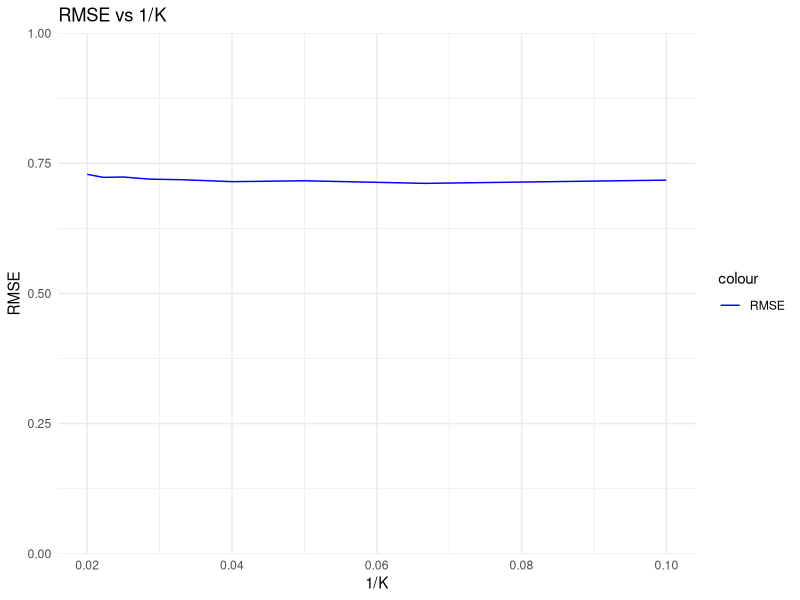
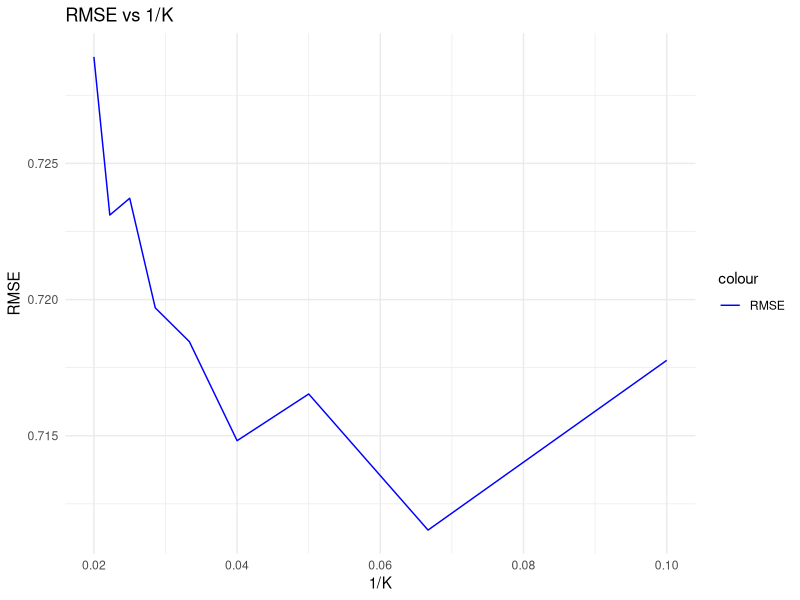
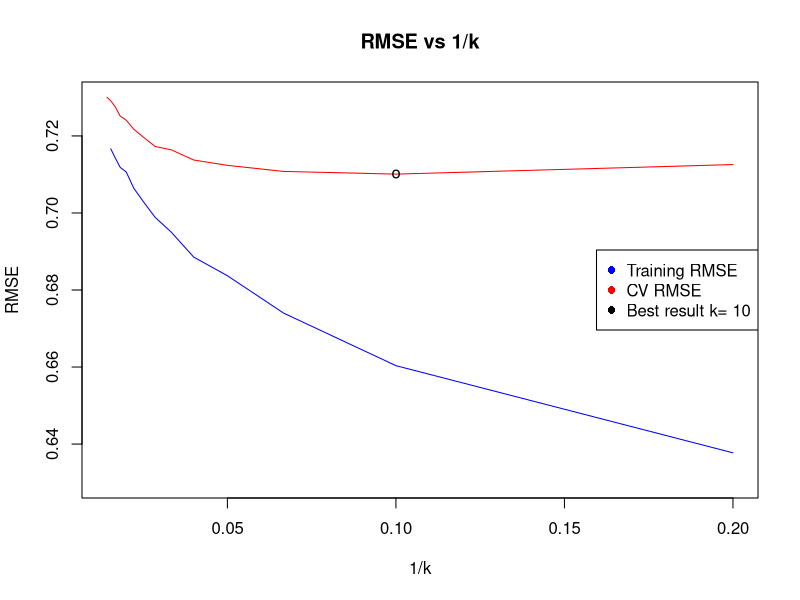

The R script that drew these images, in order: (Note: this script raises an error after producing the figures.)
## ---- chunk 1
# Load the training data
train <- read.csv("wineq_train.csv", stringsAsFactors=F)
# Load the test data
test <- read.csv("wineq_validation.csv", , stringsAsFactors=F)
## ---- chunk 2
# Compactly Display the Structure of an Arbitrary R Object
str(train)

# Take an initial view of the dataset
summary(train)
## ---- chunk 3
fit = lm(quality ~ ., data=train)
summary(fit)
yhat = predict(fit, newdata=test)

# Put the prediction in a file for the submission on the platform
write.table(file="fitLinearModelVBasic.txt", yhat, row.names = FALSE, col.names = FALSE)
## ---- chunk 4
MSE <- function(y, model){
  yhat = predict(model) # Estimated y computed on the basis of the features
  mean((y-yhat)^2)
}

RMSE <- function(y, model){
  sqrt(MSE(y,model))
}
## ---- chunk 5
mse = MSE(y=train$quality, model=fit)
# Square root of MSE
sqrt(mse)
## ---- chunk 6
#library(ggplot2)
#require(graphics)
#pairs(train)
#ggplot(cor(train))

#ggcorrplot(cor(train))
#heatmap(cor(train))

#plot(train$alcohol, train$quality)
#plot(train$total.sulfur.dioxide, train$free.sulfur.dioxide)
#abline(fit)
#cor(train)
## ---- chunk 7
fit_m3 = lm(quality ~ . -citric.acid -chlorides -total.sulfur.dioxide, data=train)
yhat = predict(fit_m3, newdata=test)
RMSE(y=train$quality, model=fit_m3)
write.table(file="fitLinearModelV2.txt", yhat, row.names = FALSE, col.names = FALSE)
## ---- chunk 8
fit_m3n2 = lm(quality ~ . -citric.acid - chlorides - total.sulfur.dioxide - density, data=train) 
yhat = predict(fit_m3n2, newdata=test)
RMSE(y=train$quality, model=fit_m3n2)
## ---- chunk 9
fit_m3n3 = lm(quality ~ . -citric.acid - chlorides - total.sulfur.dioxide - residual.sugar, data=train) 
yhat = predict(fit_m3n3, newdata=test)
RMSE(y=train$quality, model=fit_m3n3)
## ---- chunk 10
library(class)
library(caret)

k_values <- seq(from=10, to=50, by=5) # Define the values of K for cross-validation
results <- data.frame(K = integer(), oneOverK = numeric(), RMSE_train = numeric(), RMSE_cv = numeric())

# Perform k-fold cross-validation for each K value
for (k in k_values) {
  # Define the KNN control parameters for cross-validation
  # number: the number of folds
  ctrl <- trainControl(method = "cv", number = 5, savePredictions = TRUE)

  # Define the KNN model
  model <- train(quality ~ ., data = train, method = "knn", trControl = ctrl, tuneGrid = data.frame(k = k), preProcess = c("center","scale") )
  
  # Store results
  results <- rbind(results, data.frame(K = model$results$k, oneOverK = 1/model$results$k, RMSE = model$results$RMSE))
}

# Plot RMSE based on train data and cross-validation

oneOverK <- results$oneOverK
RMSE <- results$RMSE
ggplot(results, aes(x = oneOverK)) +
  geom_line(aes(y = RMSE, color = "RMSE")) +
  scale_color_manual(values = c("RMSE" = "blue")) +
  #scale_x_continuous(expand=c(0, 0), limits=c(0, 0.2)) +
  scale_y_continuous(expand=c(0, 0), limits=c(0, 1)) +
  labs(x = "1/K", y = "RMSE") +
  ggtitle("RMSE vs 1/K") +
  theme_minimal()

ggplot(results, aes(x = oneOverK)) +
  geom_line(aes(y = RMSE, color = "RMSE")) +
  scale_color_manual(values = c("RMSE" = "blue")) +
  #scale_x_continuous(expand=c(0, 0), limits=c(0, 0.2)) +
  #scale_y_continuous(expand=c(0, 0), limits=c(0, 1)) +
  labs(x = "1/K", y = "RMSE") +
  ggtitle("RMSE vs 1/K") +
  theme_minimal()
## ---- chunk 11
library("caret")
library("ggplot2")
library("lattice")

set.seed(1234)
rm(list = ls())
data.trn <- read.csv("wineq_train.csv", stringsAsFactors=F)

ctrl <- trainControl(method="cv", number=10) #10 fold cross validation

K <- seq(5, 70, by=5)

model <- train(quality ~ .,
               method = "knn",
               trControl = ctrl,
               preProcess = c("center","scale"),
               tuneGrid = data.frame(k=K),
               data = data.trn)

train_rmse <- rep(NA, length(K))
i <- 0
for (k in model$results$k){
  modelCV <- train(quality ~ .,
                 method = "knn",
                 trControl = ctrl,
                 preProcess = c("center","scale"),
                 tuneGrid = data.frame(k=k),
                 data = data.trn)
  predictions_train <- predict(modelCV, newdata = data.trn)
  train_rmse[i] <- sqrt(mean((data.trn$quality - predictions_train)^2))
  i <- i + 1
}

plot(1/model$results$k, model$results$RMSE, type = "l", xlab = "1/k", ylab = "RMSE", main = "RMSE vs 1/k", col="red", ylim=c(0.63,0.73))
points(1/K, train_rmse, type = "l", pch = 16, col = "blue")

best_k = model$bestTune$k
index = which.min(model$results$RMSE)
points(1/best_k, model$results$RMSE[index], pch = "o", col = "black")
legend("right", legend = c("Training RMSE", "CV RMSE", paste("Best result k=", best_k)), col = c("blue", "red", "black"), pch = 16)

## ---- chunk 12
# Data load
train <- read.csv("wineq_train.csv", stringsAsFactors=F)
test <- read.csv("wineq_validation.csv", , stringsAsFactors=F)

# Create all possible combinations of features
all_features <- colnames(train)  # Assuming 'train' is your training data frame
all_features <- setdiff(all_features, "quality")  # Remove the dependent variable
feature_combinations <- lapply(1:length(all_features), function(x) combn(all_features, x))

# Fit models and calculate RMSE for each combination
best_rmse <- Inf
best_model <- NULL
for (i in seq_along(feature_combinations)) {
  combinations <- feature_combinations[[i]]
  for (j in 1:ncol(combinations)) {
    formula <- as.formula(paste("quality ~", paste(combinations[, j], collapse = " + ")))
    model <- lm(formula, data = train)
    rmse <- RMSE(train$quality, model)
    if (rmse < best_rmse) {
      best_rmse <- rmse
      best_model <- model
    }
  }
}

summary(best_model)
RMSE(y=train$quality, model=best_model) # We get a SQMSE of 0.7534613
yhat = predict(best_model, newdata=test)
write.table(file="bestSubsetSelectionV1.txt", yhat, row.names = FALSE, col.names = FALSE)
## ---- chunk 13
# Data load
train <- read.csv("wineq_train.csv", stringsAsFactors=F)
test <- read.csv("wineq_validation.csv", , stringsAsFactors=F)

# Take 80% of the data for training and 20% for validation 
set.seed(123)
train_index <- sample(1:nrow(train), 0.8*nrow(train))
partialTrain <- train[train_index,]
partialValidation <- train[-train_index,]

# Create all possible combinations of features
all_features <- colnames(partialTrain)  # Assuming 'train' is your training data frame
all_features <- setdiff(all_features, "quality")  # Remove the dependent variable
feature_combinations <- lapply(1:length(all_features), function(x) combn(all_features, x))

# Fit models and calculate RMSE for each combination
best_rmse <- Inf
best_rss <- Inf
best_model <- NULL
for (i in seq_along(feature_combinations)) {
  combinations <- feature_combinations[[i]]
  for (j in 1:ncol(combinations)) {
    formula <- as.formula(paste("quality ~", paste(combinations[, j], collapse = " + ")))
    model <- lm(formula, data = partialTrain)
    # Calculate RSS
    RSS <- sum(model$residuals^2)
    print(rss)
    
    rmse <- RMSE(partialTrain$quality, model)
    
    #if (rmse < best_rmse) {
    #  best_rmse <- rmse
    #  best_model <- model
    #}
    
      if (RSS < best_rss) {
      best_rss <- RSS
      best_model <- model
    }
  }
}

summary(best_model)
yhat = predict(best_model, newdata=test)
write.table(file="mySubmission2.txt", yhat, row.names = FALSE, col.names = FALSE)

## ---- chunk 14
# Data load
train <- read.csv("wineq_train.csv", stringsAsFactors=F)
test <- read.csv("wineq_validation.csv", , stringsAsFactors=F)

baseModel <- lm(quality ~ 1, data = train)
FwStepSel <- step(baseModel, direction = "forward", scope = list(lower = baseModel, upper = lm(quality ~ ., data = train)))


#Based on the previous step results:
fit = lm(formula = FwStepSel$call$formula, data = train)
summary(fit)
yhat = predict(fit, newdata=test)

# Calc RMSE
RMSE(y=train$quality, model=fit)

# Put the prediction in a file for the submission on the platform
write.table(file="forwardStepwiseSelection.txt", yhat, row.names = FALSE, col.names = FALSE)

## ---- chunk 15
# Data load
train <- read.csv("wineq_train.csv", stringsAsFactors=F)
test <- read.csv("wineq_validation.csv", , stringsAsFactors=F)

fullModel <- lm(quality ~ ., data = train)
BwStepSel <- step(fullModel, direction="backward")


#Based on the previous step results:
fit = lm(formula = BwStepSel$call$formula, data = train)
summary(fit)
yhat = predict(fit, newdata=test)

# Calc RMSE
RMSE(y=train$quality, model=fit)

# Put the prediction in a file for the submission on the platform
write.table(file="backwardStepwiseSelection.txt", yhat, row.names = FALSE, col.names = FALSE)

